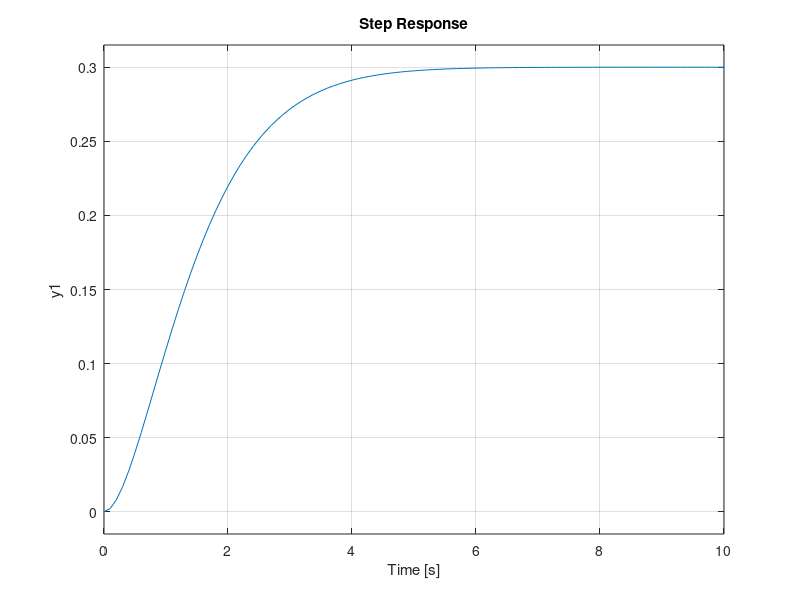

MATLAB code for this plot:
E = 3;
R = 2.1;
L = 2.1;
Cf = 3;
A = [-R/L -1/L; 1/Cf -1/R*Cf];
B = [E/L; 0];
C = [0 1];
D = [0];
y = ss(A, B, C, D);
t = 0:0.1:10;
step(y, t);
